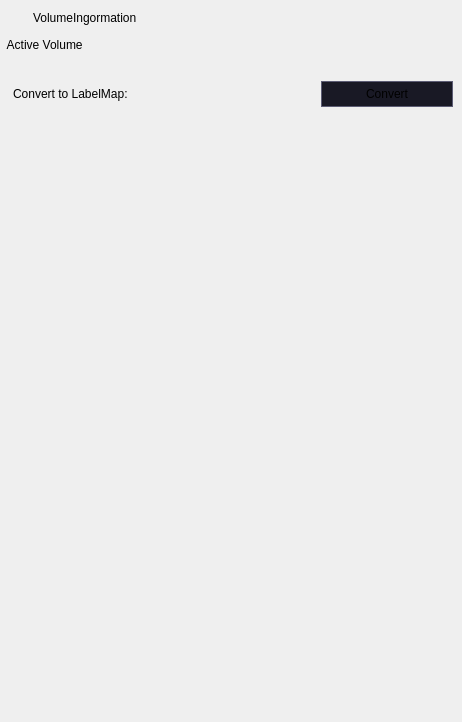
<?xml version="1.0" encoding="UTF-8"?>
<ui version="4.0">
 <class>qSlicerVolumesModuleWidget</class>
 <widget class="qSlicerWidget" name="qSlicerVolumesModuleWidget">
  <property name="geometry">
   <rect>
    <x>0</x>
    <y>0</y>
    <width>462</width>
    <height>722</height>
   </rect>
  </property>
  <property name="windowTitle">
   <string>Volumes</string>
  </property>
  <property name="windowIcon">
   <iconset>
    <normaloff>:/Icons/Volumes.png</normaloff>:/Icons/Volumes.png</iconset>
  </property>
  <property name="styleSheet">
   <string notr="true">QComboBox {
	color: rgb(255, 255, 255);
    background: #191925;
	border: 1px solid #5c5c74;
	font: 10pt &quot;Microsoft YaHei&quot;;
	height: 21px;
}

QComboBox QAbstractItemView {
    outline: 0px solid gray;     
    color: rgb(255, 255, 255);
    background-color: rgb(60, 60, 90);   
    selection-background-color: rgb(105, 135, 213);  
}

QComboBox QAbstractItemView::item:hover {
    color: rgb(255, 255, 255);
    background-color: rgb(105, 135, 213);
}

QComboBox QAbstractItemView::item:selected {
    color: rgb(255, 255, 255);
    background-color: rgb(105, 135, 213);
}

QComboBox:hover{
	background-color: rgb(105, 135, 213);
}

QComboBox::drop-down {
	subcontrol-origin: padding;
    subcontrol-position: top right;
    /*width: 20px;*/
 	
    /*border-left-width: 1px;
    border-left-color: darkgray;
    border-left-style: solid;*/ /* just a single line */
    border-top-right-radius: 3px; /* same radius as the QComboBox */
    border-bottom-right-radius: 3px;
}

QComboBox::down-arrow {
	image: url(:/Icons/comboBoxDown1.png);
}

QSpinBox {
	/* 为箭头保留空间 */
	/*padding-right:20px;*/
	background: #1a1a26;
	border: 1px solid #5c5c74;
	font: 10pt &quot;Microsoft YaHei&quot;;
	min-height:21px;
	max-height:21px;
}

/* 向上按钮 */
QSpinBox::up-button {
	subcontrol-origin:border;
	subcontrol-position:top right;
	width:16px;
	border-width:1px;
}

QSpinBox::up-button:hover {
	background-color: rgb(105, 135, 213);
}

QSpinBox::down-button {
	subcontrol-origin:border;
	subcontrol-position:bottom right;
	width:16px;
	border-width:1px;
	border-top-width:0;
}

/* 向下按钮 */
QSpinBox::down-button:hover {
	background-color: rgb(105, 135, 213);
}

/* 向下按钮里的小箭头 */
QSpinBox::down-arrow {
	image:url(:/Icons/SpinboxDown.png);
	width:7px;
	height:4px;
}

/* 向上按钮里的小箭头 */
QSpinBox::up-arrow {
	image:url(:/Icons/SpinboxUp.png);
	width:7px;
	height:4px;
}


QDoubleSpinBox {
	/* 为箭头保留空间 */
	padding-right:20px;
	background: #1a1a26;
	border: 1px solid #5c5c74;
}

/* 向上按钮 */
QDoubleSpinBox::up-button {
	subcontrol-origin:border;
	subcontrol-position:top right;
	width:16px;
	border-width:1px;
}

QDoubleSpinBox::up-button:hover {
	background-color: rgb(105, 135, 213);
}

QDoubleSpinBox::down-button {
	subcontrol-origin:border;
	subcontrol-position:bottom right;
	width:16px;
	border-width:1px;
	border-top-width:0;
}

/* 向下按钮 */
QDoubleSpinBox::down-button:hover {
	background-color: rgb(105, 135, 213);
}

/* 向下按钮里的小箭头 */
QDoubleSpinBox::down-arrow {
	image:url(:/Icons/SpinboxDown.png);
	width:7px;
	height:4px;
}

/* 向上按钮里的小箭头 */
QDoubleSpinBox::up-arrow {
	image:url(:/Icons/SpinboxUp.png);
	width:7px;
	height:4px;
}

QRadioButton {
    spacing: 5px;
    font: 10pt &quot;Microsoft YaHei&quot;;
}
 
QRadioButton::indicator {  
    width: 16px;
    height: 16px;
}
 
QRadioButton::indicator:checked {  
	image: url(:/Icons/RadioButtonSg1.png);
}
 
QRadioButton::indicator:unchecked {  
    image: url(:/Icons/RadioButtonSg.png);
}

QTableView
{
    alternate-background-color:#e3edf9;
    gridline-color: #5c5c74;
	background: #191925;
	border: 1px solid #5c5c74;
	selection-background-color: #6987d5;
	font: 10pt &quot;Microsoft YaHei&quot;;
}
 
QHeaderView::section
{
    background: #191925;
	border: 1px solid #5c5c74;
	background-color:transparent
}

/***********************************************************/
QSlider::groove:horizontal {
	border: 1px solid #41507D;
	background: #41507D;
	height:	2px;
	margin: 0px 0;
	left: 5px; right: 5px;
}

QSlider::handle:horizontal {
	border: 0px ;
	width: 10px;
	margin: -7px -7px -7px -7px;
	background: #e6edff;
}

QSlider::add-page:horizontal{
	background: #41507d;
	min-height: 2px;
	max-height: 2px;

}

QSlider::sub-page:horizontal{
	background: #6987d5;
	min-height: 2px;
	max-height: 2px; 
}
/**************************************************************/

QCheckBox {
    spacing: 7px;/*复选框文本与勾选框的距离*/
}

QCheckBox::indicator {
    width: 16px;/*勾选框的大小*/
    height: 16px;
}
/*勾选框未选中时的图像*/
QCheckBox::indicator:unchecked {
    image: url(:/Icons/CheckBoxImage1.png);
}

/*勾选框选中时的图像*/
QCheckBox::indicator:checked {
    image: url(:/Icons/CheckBoxImage.png);
}

QPushButton#ConvertVolumeButton{
	height: 24px;
	background: #191925;
	border: 1px solid #5c5c74;
}

QPushButton#ConvertVolumeButton:hover {
	background-color: #5C5C74;
}</string>
  </property>
  <layout class="QGridLayout" name="gridLayout">
   <property name="leftMargin">
    <number>4</number>
   </property>
   <property name="topMargin">
    <number>4</number>
   </property>
   <property name="rightMargin">
    <number>0</number>
   </property>
   <property name="bottomMargin">
    <number>0</number>
   </property>
   <property name="spacing">
    <number>10</number>
   </property>
   <item row="2" column="0">
    <widget class="QWidget" name="InfoCollapsibleButton" native="true">
     <property name="styleSheet">
      <string notr="true">QLabel{
	font: 10pt &quot;Microsoft YaHei&quot;;
}</string>
     </property>
     <property name="text" stdset="0">
      <string>Volume Information</string>
     </property>
     <property name="checked" stdset="0">
      <bool>false</bool>
     </property>
     <layout class="QVBoxLayout" name="verticalLayout">
      <property name="spacing">
       <number>10</number>
      </property>
      <item>
       <widget class="qMRMLVolumeInfoWidget" name="MRMLVolumeInfoWidget" native="true">
        <property name="minimumSize">
         <size>
          <width>0</width>
          <height>0</height>
         </size>
        </property>
       </widget>
      </item>
      <item>
       <widget class="QFrame" name="ConvertVolumeFrame">
        <property name="frameShape">
         <enum>QFrame::NoFrame</enum>
        </property>
        <property name="frameShadow">
         <enum>QFrame::Raised</enum>
        </property>
        <layout class="QHBoxLayout" name="horizontalLayout_2">
         <property name="leftMargin">
          <number>0</number>
         </property>
         <property name="topMargin">
          <number>0</number>
         </property>
         <property name="rightMargin">
          <number>0</number>
         </property>
         <property name="bottomMargin">
          <number>0</number>
         </property>
         <item>
          <widget class="QLabel" name="ConvertVolumeLabel">
           <property name="styleSheet">
            <string notr="true">QLabel{
	font: 10pt &quot;Microsoft YaHei&quot;;
}</string>
           </property>
           <property name="text">
            <string>Convert to LabelMap:</string>
           </property>
          </widget>
         </item>
         <item>
          <spacer name="horizontalSpacer">
           <property name="orientation">
            <enum>Qt::Horizontal</enum>
           </property>
           <property name="sizeType">
            <enum>QSizePolicy::Fixed</enum>
           </property>
           <property name="sizeHint" stdset="0">
            <size>
             <width>32</width>
             <height>20</height>
            </size>
           </property>
          </spacer>
         </item>
         <item>
          <widget class="qMRMLNodeComboBox" name="ConvertVolumeTargetSelector" native="true">
           <property name="nodeTypes" stdset="0">
            <stringlist>
             <string>vtkMRMLLabelMapVolumeNode</string>
            </stringlist>
           </property>
           <property name="noneEnabled" stdset="0">
            <bool>true</bool>
           </property>
           <property name="renameEnabled" stdset="0">
            <bool>true</bool>
           </property>
           <property name="noneDisplay" stdset="0">
            <string>Replace current node</string>
           </property>
          </widget>
         </item>
         <item>
          <widget class="QPushButton" name="ConvertVolumeButton">
           <property name="text">
            <string>Convert</string>
           </property>
          </widget>
         </item>
        </layout>
       </widget>
      </item>
     </layout>
    </widget>
   </item>
   <item row="3" column="0">
    <widget class="QWidget" name="DisplayCollapsibleButton" native="true">
     <property name="styleSheet">
      <string notr="true">QLabel{
	font: 10pt &quot;Microsoft YaHei&quot;;
}</string>
     </property>
     <property name="text" stdset="0">
      <string>Display</string>
     </property>
     <layout class="QVBoxLayout" name="verticalLayout_3">
      <property name="spacing">
       <number>10</number>
      </property>
      <item>
       <widget class="qSlicerVolumeDisplayWidget" name="VolumeDisplayWidget" native="true"/>
      </item>
     </layout>
    </widget>
   </item>
   <item row="0" column="0">
    <layout class="QHBoxLayout" name="horizontalLayout">
     <property name="spacing">
      <number>8</number>
     </property>
     <property name="leftMargin">
      <number>4</number>
     </property>
     <property name="topMargin">
      <number>4</number>
     </property>
     <item>
      <widget class="QLabel" name="VolumesLabel">
       <property name="minimumSize">
        <size>
         <width>17</width>
         <height>17</height>
        </size>
       </property>
       <property name="maximumSize">
        <size>
         <width>17</width>
         <height>17</height>
        </size>
       </property>
       <property name="styleSheet">
        <string notr="true">QLabel{
	width: 17;
	height: 17;
	border-image: url(:/Icons/Icons/volumes.png);
}</string>
       </property>
       <property name="text">
        <string/>
       </property>
      </widget>
     </item>
     <item>
      <widget class="QLabel" name="VolumesText">
       <property name="styleSheet">
        <string notr="true">QLabel{
	font: 16pt &quot;Microsoft YaHei&quot;;
}</string>
       </property>
       <property name="text">
        <string>VolumeIngormation</string>
       </property>
      </widget>
     </item>
     <item>
      <spacer name="horizontalSpacer_2">
       <property name="orientation">
        <enum>Qt::Horizontal</enum>
       </property>
       <property name="sizeHint" stdset="0">
        <size>
         <width>40</width>
         <height>20</height>
        </size>
       </property>
      </spacer>
     </item>
    </layout>
   </item>
   <item row="1" column="0">
    <layout class="QHBoxLayout" name="horizontalLayout_3">
     <property name="rightMargin">
      <number>4</number>
     </property>
     <item>
      <widget class="QLabel" name="ActiveVolumeLabel">
       <property name="styleSheet">
        <string notr="true">QLabel{
	font: 10pt &quot;Microsoft YaHei&quot;;
}</string>
       </property>
       <property name="text">
        <string> Active Volume</string>
       </property>
      </widget>
     </item>
     <item>
      <widget class="qMRMLNodeComboBox" name="ActiveVolumeNodeSelector" native="true">
       <property name="nodeTypes" stdset="0">
        <stringlist>
         <string>vtkMRMLVolumeNode</string>
        </stringlist>
       </property>
       <property name="addEnabled" stdset="0">
        <bool>false</bool>
       </property>
       <property name="renameEnabled" stdset="0">
        <bool>true</bool>
       </property>
      </widget>
     </item>
    </layout>
   </item>
   <item row="4" column="0">
    <spacer name="verticalSpacer">
     <property name="orientation">
      <enum>Qt::Vertical</enum>
     </property>
     <property name="sizeHint" stdset="0">
      <size>
       <width>208</width>
       <height>15</height>
      </size>
     </property>
    </spacer>
   </item>
  </layout>
 </widget>
 <customwidgets>
  <customwidget>
   <class>qMRMLWidget</class>
   <extends>QWidget</extends>
   <header>qMRMLWidget.h</header>
   <container>1</container>
  </customwidget>
  <customwidget>
   <class>qMRMLNodeComboBox</class>
   <extends>QWidget</extends>
   <header>qMRMLNodeComboBox.h</header>
   <container>1</container>
  </customwidget>
  <customwidget>
   <class>qSlicerWidget</class>
   <extends>QWidget</extends>
   <header>qSlicerWidget.h</header>
   <container>1</container>
  </customwidget>
  <customwidget>
   <class>qSlicerVolumeDisplayWidget</class>
   <extends>QWidget</extends>
   <header>qSlicerVolumeDisplayWidget.h</header>
  </customwidget>
  <customwidget>
   <class>qMRMLVolumeInfoWidget</class>
   <extends>qMRMLWidget</extends>
   <header>qMRMLVolumeInfoWidget.h</header>
   <container>1</container>
  </customwidget>
 </customwidgets>
 <resources>
  <include location="../qSlicerVolumesModule.qrc"/>
 </resources>
 <connections>
  <connection>
   <sender>qSlicerVolumesModuleWidget</sender>
   <signal>mrmlSceneChanged(vtkMRMLScene*)</signal>
   <receiver>MRMLVolumeInfoWidget</receiver>
   <slot>setMRMLScene(vtkMRMLScene*)</slot>
   <hints>
    <hint type="sourcelabel">
     <x>118</x>
     <y>78</y>
    </hint>
    <hint type="destinationlabel">
     <x>118</x>
     <y>76</y>
    </hint>
   </hints>
  </connection>
  <connection>
   <sender>qSlicerVolumesModuleWidget</sender>
   <signal>mrmlSceneChanged(vtkMRMLScene*)</signal>
   <receiver>ActiveVolumeNodeSelector</receiver>
   <slot>setMRMLScene(vtkMRMLScene*)</slot>
   <hints>
    <hint type="sourcelabel">
     <x>248</x>
     <y>1</y>
    </hint>
    <hint type="destinationlabel">
     <x>230</x>
     <y>19</y>
    </hint>
   </hints>
  </connection>
  <connection>
   <sender>qSlicerVolumesModuleWidget</sender>
   <signal>mrmlSceneChanged(vtkMRMLScene*)</signal>
   <receiver>ConvertVolumeTargetSelector</receiver>
   <slot>setMRMLScene(vtkMRMLScene*)</slot>
   <hints>
    <hint type="sourcelabel">
     <x>97</x>
     <y>568</y>
    </hint>
    <hint type="destinationlabel">
     <x>179</x>
     <y>499</y>
    </hint>
   </hints>
  </connection>
 </connections>
</ui>
